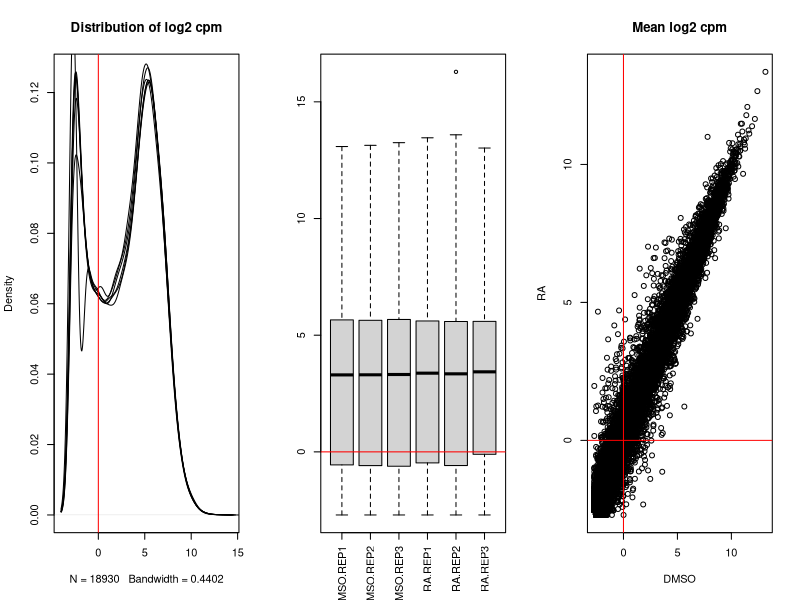
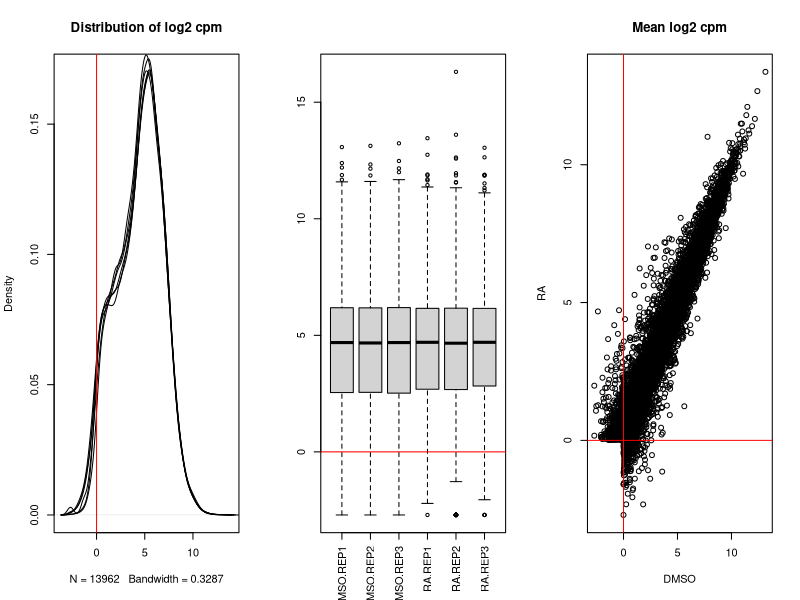
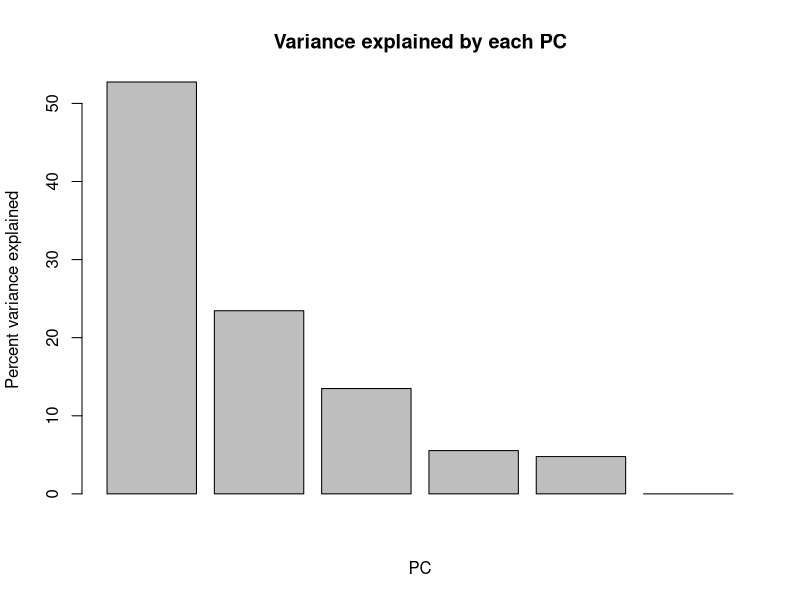
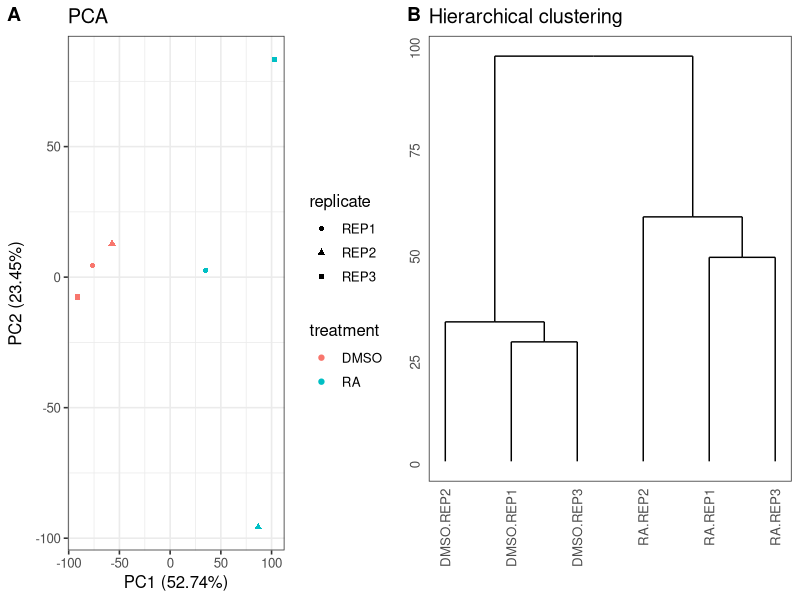

The R script that drew these images, in order:
## ---- chunk 1
library("knitr")
opts_chunk$set(fig.align = "center", fig.width = 10)
## ---- chunk 2
library("edgeR")
library("ggplot2")
library("ggdendro")
library("cowplot")
theme_set(theme_bw(base_size = 12))
## ---- chunk 3
counts <- read.table("../../data/mouse/counts-matrix.txt", header = TRUE)
dim(counts)
colnames(counts) <- sub("mESc.2i.RNA.", "", colnames(counts))
head(counts)
## ---- chunk 4
anno <- strsplit(colnames(counts), split = "\\.")
anno <- data.frame(treatment = sapply(anno, function(x) x[1]),
                   replicate = sapply(anno, function(x) x[2]))
anno
## ---- chunk 5
zeros <- rowSums(counts) == 0
counts <- counts[!zeros, ]
## ---- chunk 6
normalized_lib_sizes <- calcNormFactors(counts)
log_cpm <- cpm(counts, log = TRUE,
               lib.size = colSums(counts) * normalized_lib_sizes)
## ---- chunk 7
op <- par(mfcol = c(1, 3))
plot(density(log_cpm[, 1]), main = "Distribution of log2 cpm")
apply(log_cpm[, -1], 2, function(x) lines(density(x)))
abline(v = 0, col = "red")
boxplot(log_cpm, las = 3)
abline(h = 0, col = "red")
plot(rowMeans(log_cpm[, anno$treatment == "DMSO"]),
     rowMeans(log_cpm[, anno$treatment == "RA"]),
     main = "Mean log2 cpm", xlab = "DMSO", ylab = "RA")
abline(v = 0, h = 0, col = "red")
par(op)
## ---- chunk 8
lowly_expressed <- apply(log_cpm, 1, function(x) {
  mean(x[anno$treatment == "DMSO"]) < 0 & mean(x[anno$treatment == "RA"]) < 0
})
counts <- counts[!lowly_expressed, ]
## ---- chunk 9
normalized_lib_sizes <- calcNormFactors(counts)
log_cpm <- cpm(counts, log = TRUE,
                lib.size = colSums(counts) * normalized_lib_sizes)
## ---- chunk 10
op <- par(mfcol = c(1, 3))
plot(density(log_cpm[, 1]), main = "Distribution of log2 cpm")
apply(log_cpm[, -1], 2, function(x) lines(density(x)))
abline(v = 0, col = "red")
boxplot(log_cpm, las = 3)
abline(h = 0, col = "red")
plot(rowMeans(log_cpm[, anno$treatment == "DMSO"]),
     rowMeans(log_cpm[, anno$treatment == "RA"]),
     main = "Mean log2 cpm", xlab = "DMSO", ylab = "RA")
abline(v = 0, h = 0, col = "red")
par(op)
## ---- chunk 11
pca <- prcomp(t(log_cpm), retx = TRUE, center = TRUE, scale. = TRUE)
variances <- pca$sdev^2
explained <- variances / sum(variances)
barplot(explained * 100, main = "Variance explained by each PC", xlab = "PC",
     ylab = "Percent variance explained")
pca_df <- cbind(anno, pca$x)
## ---- chunk 12
pca_plot <- ggplot(pca_df, aes(x = PC1, y = PC2, color = treatment,
                               shape = replicate)) +
  geom_point() +
  labs(x = sprintf("PC%d (%.2f%%)", 1, round(explained[1] * 100, 2)),
       y = sprintf("PC%d (%.2f%%)", 2, round(explained[2] * 100, 2)),
       title = "PCA")
hclust_result <- hclust(dist(t(log_cpm)))
dendro_plot <- ggdendrogram(hclust_result) +
  labs(title = "Hierarchical clustering")
plot_grid(pca_plot, dendro_plot, labels = LETTERS[1:2])
